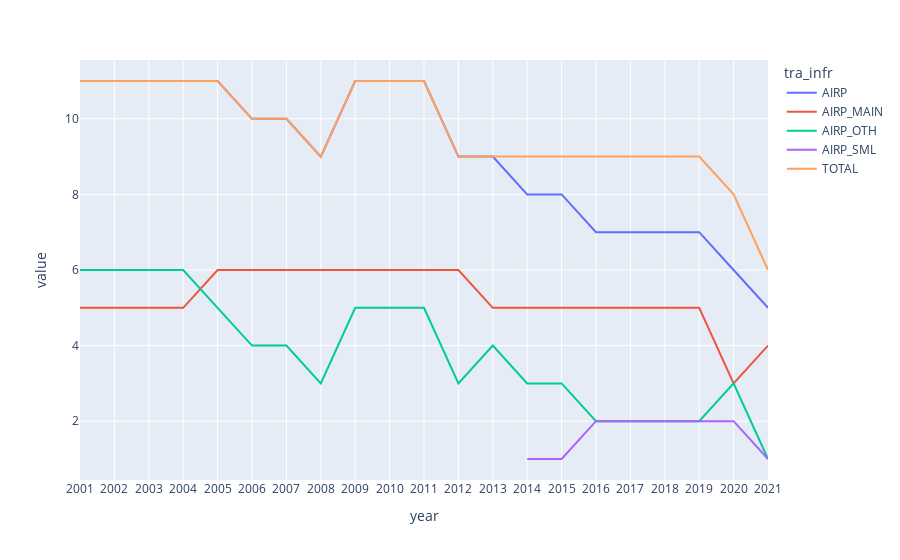

This figure's notebook cell:
### Code cell
px.line(avia_ie, x='year', y='value', color='tra_infr')

### Figure 1 — Plotly figure (JSON) as saved in the notebook; plotly's stock layout.template omitted (floating-point values rounded to 4 significant figures)
{"data": [{"hovertemplate": "tra_infr=AIRP<br>year=%{x}<br>value=%{y}<extra></extra>", "legendgroup": "AIRP", "line": {"color": "#636efa", "dash": "solid"}, "marker": {"symbol": "circle"}, "mode": "lines", "name": "AIRP", "orientation": "v", "showlegend": true, "type": "scatter", "x": ["2001", "2002", "2003", "2004", "2005", "2006", "2007", "2008", "2009", "2010", "2011", "2012", "2013", "2014", "2015", "2016", "2017", "2018", "2019", "2020", "2021"], "xaxis": "x", "y": [11, 11, 11, 11, 11, 10, 10, 9, 11, 11, 11, 9, 9, 8, 8, 7, 7, 7, 7, 6, 5], "yaxis": "y"}, {"hovertemplate": "tra_infr=AIRP_MAIN<br>year=%{x}<br>value=%{y}<extra></extra>", "legendgroup": "AIRP_MAIN", "line": {"color": "#EF553B", "dash": "solid"}, "marker": {"symbol": "circle"}, "mode": "lines", "name": "AIRP_MAIN", "orientation": "v", "showlegend": true, "type": "scatter", "x": ["2001", "2002", "2003", "2004", "2005", "2006", "2007", "2008", "2009", "2010", "2011", "2012", "2013", "2014", "2015", "2016", "2017", "2018", "2019", "2020", "2021"], "xaxis": "x", "y": [5, 5, 5, 5, 6, 6, 6, 6, 6, 6, 6, 6, 5, 5, 5, 5, 5, 5, 5, 3, 4], "yaxis": "y"}, {"hovertemplate": "tra_infr=AIRP_OTH<br>year=%{x}<br>value=%{y}<extra></extra>", "legendgroup": "AIRP_OTH", "line": {"color": "#00cc96", "dash": "solid"}, "marker": {"symbol": "circle"}, "mode": "lines", "name": "AIRP_OTH", "orientation": "v", "showlegend": true, "type": "scatter", "x": ["2001", "2002", "2003", "2004", "2005", "2006", "2007", "2008", "2009", "2010", "2011", "2012", "2013", "2014", "2015", "2016", "2017", "2018", "2019", "2020", "2021"], "xaxis": "x", "y": [6, 6, 6, 6, 5, 4, 4, 3, 5, 5, 5, 3, 4, 3, 3, 2, 2, 2, 2, 3, 1], "yaxis": "y"}, {"hovertemplate": "tra_infr=AIRP_SML<br>year=%{x}<br>value=%{y}<extra></extra>", "legendgroup": "AIRP_SML", "line": {"color": "#ab63fa", "dash": "solid"}, "marker": {"symbol": "circle"}, "mode": "lines", "name": "AIRP_SML", "orientation": "v", "showlegend": true, "type": "scatter", "x": ["2014", "2015", "2016", "2017", "2018", "2019", "2020", "2021"], "xaxis": "x", "y": [1, 1, 2, 2, 2, 2, 2, 1], "yaxis": "y"}, {"hovertemplate": "tra_infr=TOTAL<br>year=%{x}<br>value=%{y}<extra></extra>", "legendgroup": "TOTAL", "line": {"color": "#FFA15A", "dash": "solid"}, "marker": {"symbol": "circle"}, "mode": "lines", "name": "TOTAL", "orientation": "v", "showlegend": true, "type": "scatter", "x": ["2001", "2002", "2003", "2004", "2005", "2006", "2007", "2008", "2009", "2010", "2011", "2012", "2013", "2014", "2015", "2016", "2017", "2018", "2019", "2020", "2021"], "xaxis": "x", "y": [11, 11, 11, 11, 11, 10, 10, 9, 11, 11, 11, 9, 9, 9, 9, 9, 9, 9, 9, 8, 6], "yaxis": "y"}], "layout": {"legend": {"title": {"text": "tra_infr"}, "tracegroupgap": 0}, "margin": {"t": 60}, "xaxis": {"anchor": "y", "domain": [0, 1], "title": {"text": "year"}}, "yaxis": {"anchor": "x", "domain": [0, 1], "title": {"text": "value"}}}}
